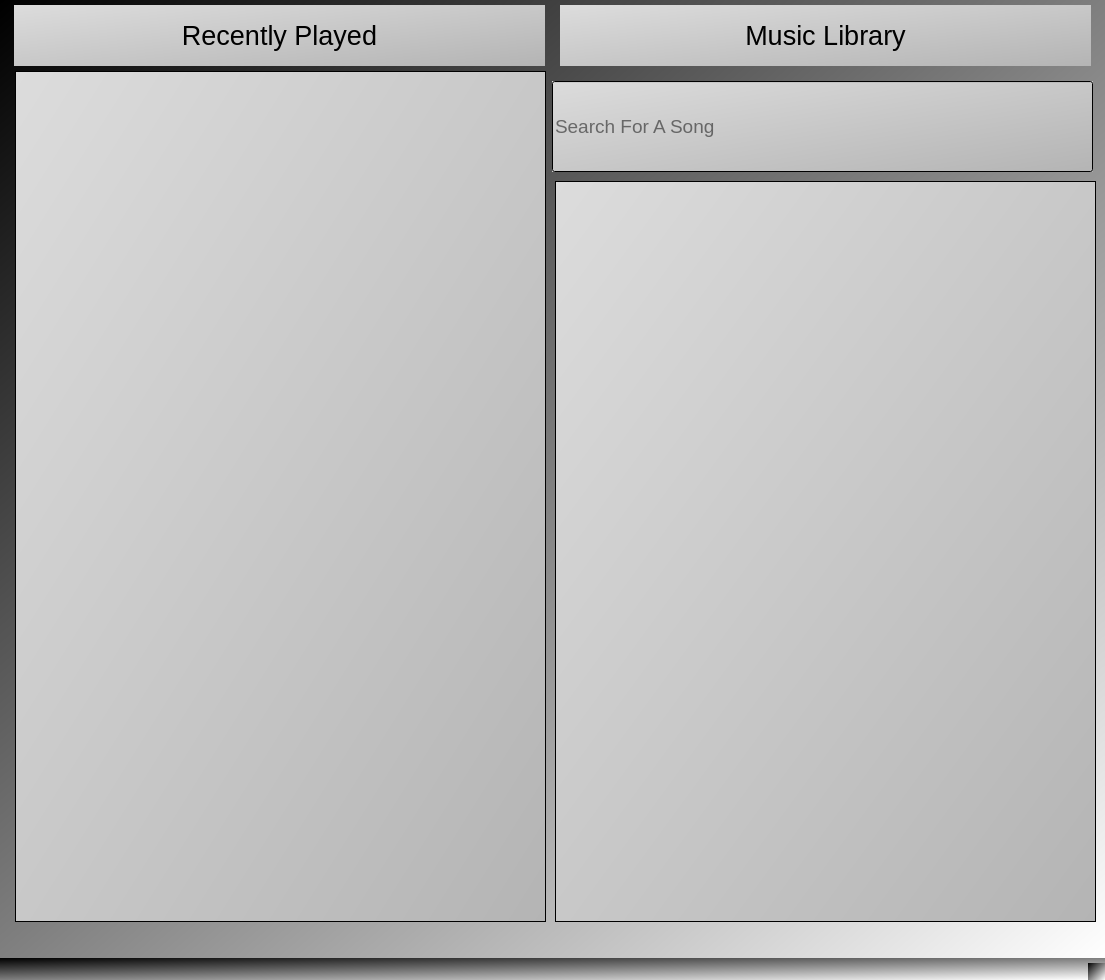
<?xml version="1.0" encoding="UTF-8"?>
<ui version="4.0">
 <class>MainWindow</class>
 <widget class="QMainWindow" name="MainWindow">
  <property name="geometry">
   <rect>
    <x>0</x>
    <y>0</y>
    <width>1105</width>
    <height>980</height>
   </rect>
  </property>
  <property name="windowTitle">
   <string>MainWindow</string>
  </property>
  <property name="styleSheet">
   <string notr="true">
background-color: qlineargradient(spread:pad, x1:0, y1:0, x2:1, y2:1, stop:0 rgb(0, 0, 0), stop:1 rgb(255, 255, 255));
</string>
  </property>
  <widget class="QWidget" name="centralwidget">
   <widget class="QLabel" name="label_recentlyPlayed">
    <property name="geometry">
     <rect>
      <x>14</x>
      <y>5</y>
      <width>531</width>
      <height>61</height>
     </rect>
    </property>
    <property name="font">
     <font>
      <pointsize>20</pointsize>
     </font>
    </property>
    <property name="styleSheet">
     <string notr="true">
background-color: qlineargradient(spread:pad, x1:0, y1:0, x2:1, y2:1, stop:0 rgb(220, 220, 220), stop:1 rgb(180, 180, 180));</string>
    </property>
    <property name="text">
     <string>Recently Played</string>
    </property>
    <property name="alignment">
     <set>Qt::AlignCenter</set>
    </property>
   </widget>
   <widget class="QLabel" name="label_musicLib">
    <property name="geometry">
     <rect>
      <x>560</x>
      <y>5</y>
      <width>531</width>
      <height>61</height>
     </rect>
    </property>
    <property name="font">
     <font>
      <pointsize>20</pointsize>
     </font>
    </property>
    <property name="styleSheet">
     <string notr="true">
background-color: qlineargradient(spread:pad, x1:0, y1:0, x2:1, y2:1, stop:0 rgb(220, 220, 220), stop:1 rgb(180, 180, 180));</string>
    </property>
    <property name="text">
     <string>Music Library</string>
    </property>
    <property name="alignment">
     <set>Qt::AlignCenter</set>
    </property>
   </widget>
   <widget class="QLineEdit" name="searchBar">
    <property name="geometry">
     <rect>
      <x>552</x>
      <y>81</y>
      <width>541</width>
      <height>91</height>
     </rect>
    </property>
    <property name="font">
     <font>
      <pointsize>14</pointsize>
     </font>
    </property>
    <property name="styleSheet">
     <string notr="true">
background-color: qlineargradient(spread:pad, x1:0, y1:0, x2:1, y2:1, stop:0 rgb(220, 220, 220), stop:1 rgb(180, 180, 180));</string>
    </property>
    <property name="placeholderText">
     <string>Search For A Song</string>
    </property>
   </widget>
   <widget class="QListWidget" name="list_recentlyPlayed">
    <property name="geometry">
     <rect>
      <x>15</x>
      <y>71</y>
      <width>531</width>
      <height>851</height>
     </rect>
    </property>
    <property name="sizePolicy">
     <sizepolicy hsizetype="Fixed" vsizetype="Fixed">
      <horstretch>0</horstretch>
      <verstretch>0</verstretch>
     </sizepolicy>
    </property>
    <property name="font">
     <font>
      <family>Trebuchet MS</family>
      <pointsize>15</pointsize>
     </font>
    </property>
    <property name="styleSheet">
     <string notr="true">
background-color: qlineargradient(spread:pad, x1:0, y1:0, x2:1, y2:1, stop:0 rgb(220, 220, 220), stop:1 rgb(180, 180, 180));</string>
    </property>
   </widget>
   <widget class="QListWidget" name="list_musicLib">
    <property name="geometry">
     <rect>
      <x>555</x>
      <y>181</y>
      <width>541</width>
      <height>741</height>
     </rect>
    </property>
    <property name="font">
     <font>
      <family>Trebuchet MS</family>
      <pointsize>15</pointsize>
      <weight>50</weight>
      <italic>false</italic>
      <bold>false</bold>
     </font>
    </property>
    <property name="styleSheet">
     <string notr="true">
background-color: qlineargradient(spread:pad, x1:0, y1:0, x2:1, y2:1, stop:0 rgb(220, 220, 220), stop:1 rgb(180, 180, 180));</string>
    </property>
   </widget>
  </widget>
  <widget class="QMenuBar" name="menubar">
   <property name="geometry">
    <rect>
     <x>0</x>
     <y>0</y>
     <width>1105</width>
     <height>26</height>
    </rect>
   </property>
  </widget>
  <widget class="QStatusBar" name="statusbar"/>
 </widget>
 <resources/>
 <connections/>
</ui>
